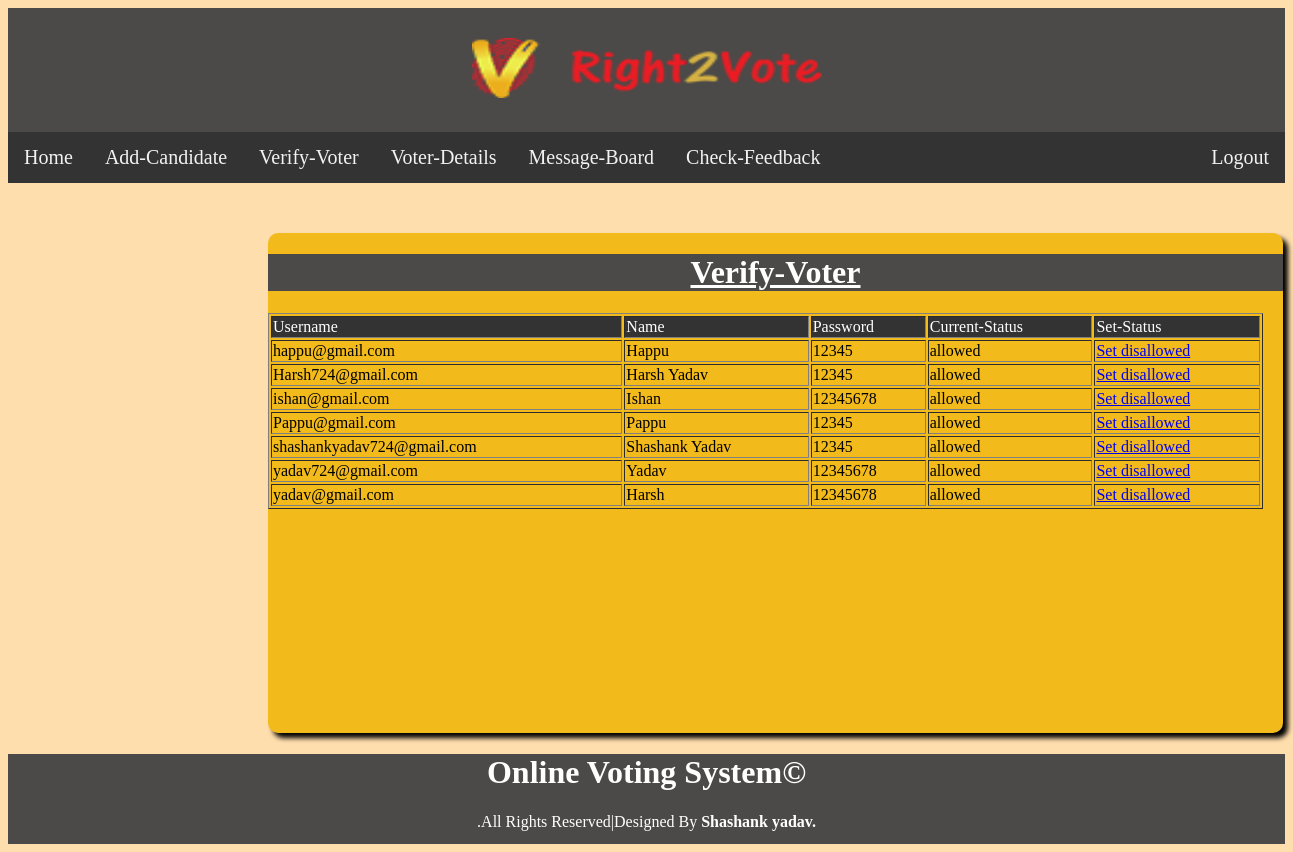
Page /verify.php on the committed database.
### tables this page shows
CREATE TABLE IF NOT EXISTS `registration` (
  `user` varchar(50) NOT NULL,
  `name` varchar(100) NOT NULL,
  `state` varchar(50) NOT NULL,
  `city` varchar(50) NOT NULL,
  `address` varchar(500) NOT NULL,
  `dob` varchar(50) NOT NULL,
  `mobile` int(20) NOT NULL,
  `utype` varchar(20) NOT NULL,
  `photo` varchar(100) NOT NULL,
  `status` varchar(100) NOT NULL,
  `chance` int(100) NOT NULL,
  PRIMARY KEY (`user`)
);

### verify.php (the view, shortened to what this page needs)
<?php include("adminnav.php")?>
<!DOCTYPE html>
<html>
<head>
</head>
<body>
<div class="div1"  style="overflow-y:scroll;">
<h1 style="text-align: center;background-color:#4C4A48;color:white;"><u>Verify-Voter</u></h1>
        <table border="1px" width="995" >
        <tr style="background-color:#333;color: white;">
            <td>Username</td>
            <td>Name</td>
            <td>Password</td>
            <td>Current-Status</td>
            <td>Set-Status</td>
        </tr>
        <?php
$con=mysqli_connect("127.0.0.1","root","","online_voting");
$query="select registration.user,registration.name,login.pswd,registration.status from registration,login where registration.user=login.user";
$res=mysqli_query($con,$query);
while($row=mysqli_fetch_array($res))
{
        $user=$row[0];
        $name=$row[1];
        $pswd=$row[2];
        $status=$row[3];
echo"<tr><td>".$user."</td><td>".$name."</td><td>".$pswd."</td><td>".$status."</td>";
if($status == "allowed")
            {
                $str = "disallowed";
            }
            echo "<td><a href='setstatus.php?id=".$user."&stat=".$str."'> Set ".$str."</a></td>";
            echo "</tr>";
            }
            ?>
            </table>
            </div>
            <div class="footer">
            <h1>Online Voting System&copy;</h1>.All Rights Reserved|Designed By <b>Shashank yadav.</b>
            </div>
            </body>
            </html>

### adminnav.php (style rules this page uses)
* { box-sizing: border-box; }
body { font-family:Comic Sans MS;"; padding: 10px; background:#FFDEAD; }
.footer { text-align: center; background: #4C4A48; height: 90px; color:white; }

### verify.php (style rules this page uses)
.div1 { width:1015px; height:500px; background-color: #F2BA1B; margin-left:260px; margin-top: 50px; box-sizing:border-box; box-shadow:5px 5px 5px black; border-radius:10px; }

### rows in the picture
registration: user "happu@gmail.com", name "Happu", login.pswd "12345", status "allowed", status "disallowed"
registration: user "Harsh724@gmail.com", name "Harsh Yadav", login.pswd "12345", status "allowed", status "disallowed"
registration: user "ishan@gmail.com", name "Ishan", login.pswd "12345678", status "allowed", status "disallowed"
registration: user "Pappu@gmail.com", name "Pappu", login.pswd "12345", status "allowed", status "disallowed"
registration: user "shashankyadav724@gmail.com", name "Shashank Yadav", login.pswd "12345", status "allowed", status "disallowed"
registration: user "yadav724@gmail.com", name "Yadav", login.pswd "12345678", status "allowed", status "disallowed"
registration: user "yadav@gmail.com", name "Harsh", login.pswd "12345678", status "allowed", status "disallowed"
